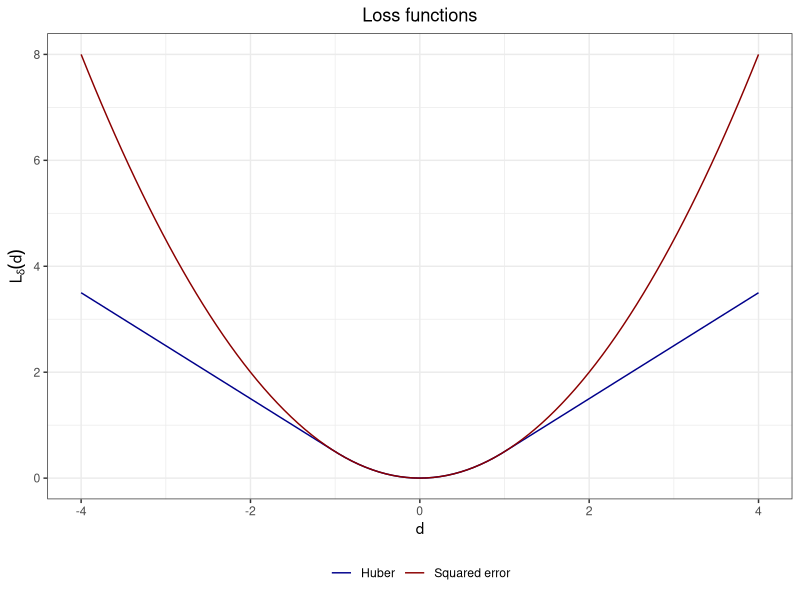

R code for this plot:
## ---- chunk 1
library(ggplot2)

# define the Huber loss function
huber_loss <- function(x, delta) {
  ifelse(abs(x) <= delta, 0.5 * x^2, delta * (abs(x) - 0.5*delta))
}

# plot the Huber loss using stat_function()
delta <- 1
ggplot() +
  stat_function(fun = huber_loss, 
                args = list(delta = 1), 
                geom = "line", 
                xlim = c(-4,4), aes(color = "Huber")) +
  stat_function(fun = function(x) 0.5 * x^2, 
                geom = "line", 
                xlim = c(-4,4), aes(color = "Squared error")) +
  # geom_point(aes(x = 1, y = huber_loss(1, delta)), color = "darkblue") +
  # geom_point(aes(x = -1, y = huber_loss(-1, delta)), color = "darkblue") +
  labs(x = expression(d),
       y = expression(L[delta](d)),
       title = "Loss functions") + 
  scale_color_manual(values = c("darkblue", "darkred")) +
  theme_bw() + 
  theme(legend.position = "bottom", 
        legend.title = element_blank(), 
        plot.title = element_text(hjust = 0.5))
